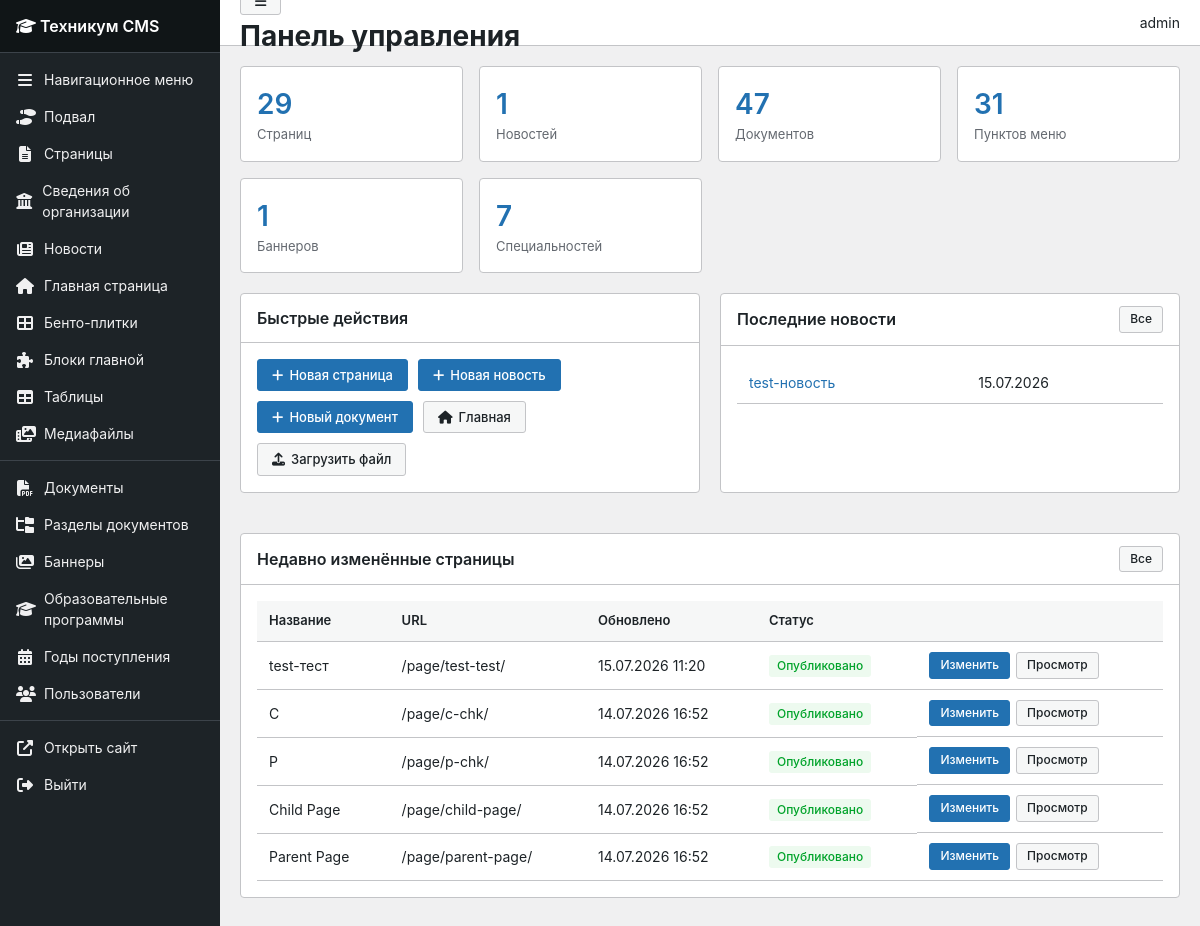
The page /panel/ (signed in) on the database as committed earlier.
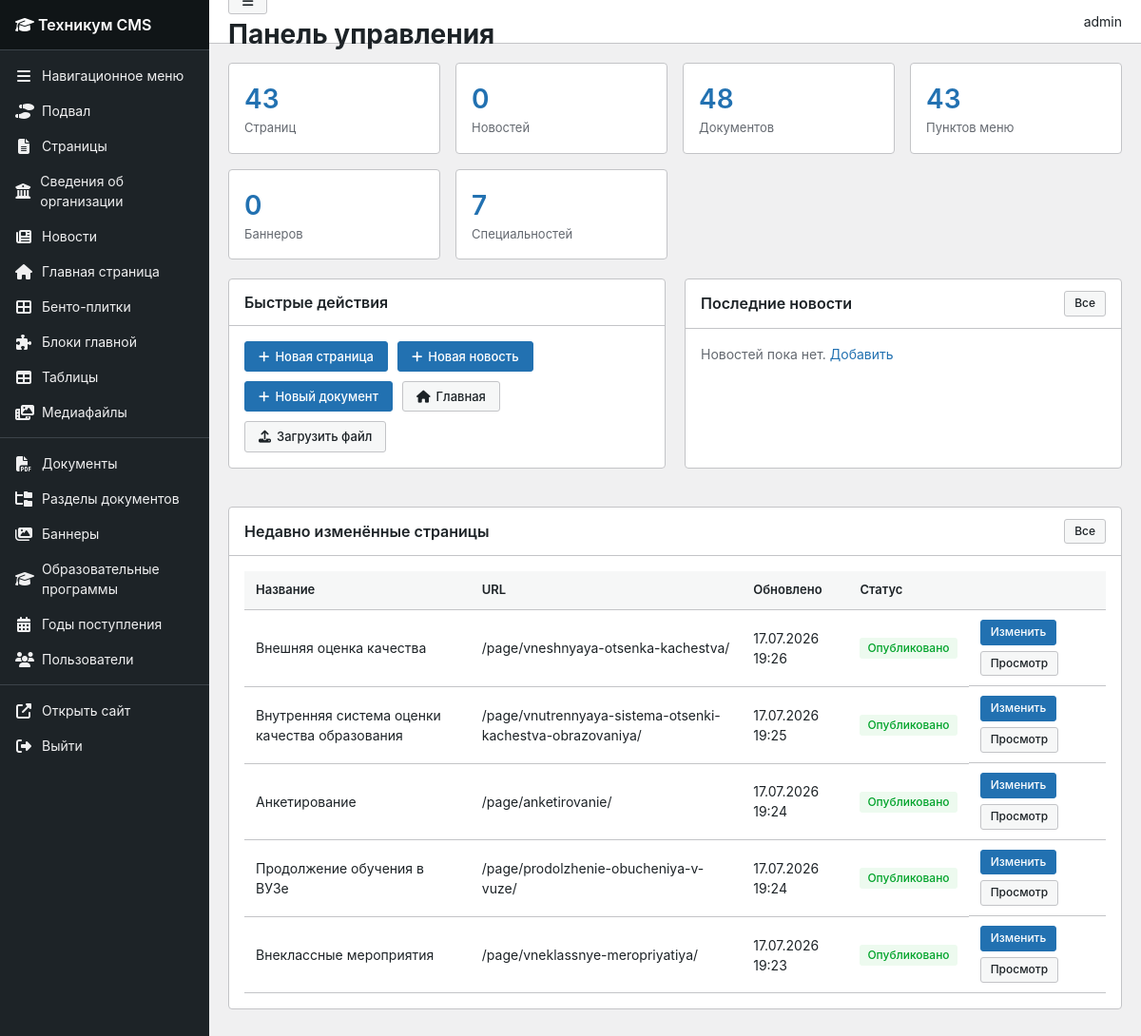
The same page on the database as committed later.
### cms/models.py (models this page shows, shortened)
class News(models.Model):
    title = models.CharField('Заголовок', max_length=200)
    slug = models.SlugField('URL', max_length=200, unique=True, blank=True)
    excerpt = models.TextField('Краткое описание', blank=True)
    content = RichTextUploadingField('Содержимое', blank=True)
    image = models.ImageField('Изображение', upload_to='news/', blank=True)
    tag = models.CharField('Тег', max_length=50, blank=True, default='Новость')
    is_published = models.BooleanField('Опубликовано', default=True)
    created_at = models.DateTimeField('Дата публикации', auto_now_add=True)
    updated_at = models.DateTimeField('Обновлено', auto_now=True)
    class Meta:
        verbose_name = 'Новость'
        verbose_name_plural = 'Новости'
        ordering = ['-created_at']

class Page(models.Model):
    title = models.CharField('Заголовок', max_length=200)
    slug = models.SlugField('URL', max_length=200, unique=True, blank=True)
    description = models.TextField('Описание', blank=True)
    content = RichTextUploadingField('Содержимое', blank=True)
    order = models.IntegerField('Порядок', default=0)
    parent = models.ForeignKey(
        'self',
        on_delete=models.SET_NULL,
        null=True,
        blank=True,
        related_name='subpages',
        verbose_name='Родительская страница'
    )
    is_published = models.BooleanField('Опубликовано', default=True)
    show_in_menu = models.BooleanField('Показывать в меню', default=False)
    meta_title = models.CharField('Meta Title', max_length=200, blank=True)
    meta_description = models.TextField('Meta Description', blank=True)
    meta_keywords = models.CharField('Meta Keywords', max_length=200, blank=True)
    created_at = models.DateTimeField('Создано', auto_now_add=True)
    updated_at = models.DateTimeField('Обновлено', auto_now=True)
    class Meta:
        verbose_name = 'Страница'
        verbose_name_plural = 'Страницы'
        ordering = ['-created_at']
    def get_absolute_url(self):
        if self.slug == 'news':
            return '/news/'
        return f'/page/{self.slug}/'

### cms/panel_views.py (the view)
# urls.py: path('', panel_views.dashboard, name='dashboard'),
@staff_required
def dashboard(request):
    stats = {
        'pages': Page.objects.count(),
        'news': News.objects.count(),
        'documents': Document.objects.count(),
        'menu_items': MenuItem.objects.count(),
        'banners': Banner.objects.count(),
        'galleries': Gallery.objects.count(),
        'programs': EducationalProgram.objects.count(),
    }
    recent_news = News.objects.order_by('-created_at')[:5]
    recent_pages = Page.objects.order_by('-updated_at')[:5]
    return render(request, 'panel/dashboard.html', {
        'stats': stats,
        'recent_news': recent_news,
        'recent_pages': recent_pages,
        'active_menu': 'dashboard',
    })

### cms/context_processors.py (called while the page is built)
def _dedupe_root_menu(items):
    items = list(items)
    best = {}
    for item in items:
        key = (item.title or '').strip().casefold()
        if not key:
            continue
        children = item.get_children().filter(is_active=True).count()
        score = (1 if item.page_id else 0, children, -item.order, item.pk)
        prev = best.get(key)
        if prev is None or score > prev[1]:
            best[key] = (item.pk, score)
    keep = {pk for pk, _ in best.values()}
    return [item for item in items if item.pk in keep]

def get_root_menu_items():
    menu_items = MenuItem.objects.filter(
        parent=None, is_active=True
    ).order_by('order', 'title')
    return _dedupe_root_menu(menu_items)

def site_context(request):
    homepage = HomePage.load()
    return {
        'site_settings': homepage,
        'menu_items': get_root_menu_items(),
    }

### cms/models.py (called while the page is built)
    @classmethod
    def load(cls):
        obj, created = cls.objects.get_or_create(pk=1)
        return obj

### cms/panel_views.py (called while the page is built)
def staff_required(view_func):
    decorated = login_required(
        user_passes_test(lambda u: u.is_staff)(view_func)
    )
    return decorated

### templates/panel/dashboard.html (shortened to what the changed rows need)
{% extends 'panel/base.html' %}
{% block content %}
<div class="wp-stats">
    <div class="wp-stat">
        <div class="wp-stat-value">{{ stats.pages }}</div>
        <div class="wp-stat-label">Страниц</div>
    </div>
    <div class="wp-stat">
        <div class="wp-stat-value">{{ stats.news }}</div>
        <div class="wp-stat-label">Новостей</div>
    </div>
    <div class="wp-stat">
        <div class="wp-stat-value">{{ stats.documents }}</div>
        <div class="wp-stat-label">Документов</div>
    </div>
    <div class="wp-stat">
        <div class="wp-stat-value">{{ stats.menu_items }}</div>
        <div class="wp-stat-label">Пунктов меню</div>
    </div>
    <div class="wp-stat">
        <div class="wp-stat-value">{{ stats.banners }}</div>
        <div class="wp-stat-label">Баннеров</div>
    </div>
</div>
<div style="display:grid;grid-template-columns:1fr 1fr;gap:20px;">
    <div class="wp-card">
        <div class="wp-card-header">
            <h2>Быстрые действия</h2>
        </div>
    </div>
    <div class="wp-card">
        <div class="wp-card-header">
            <h2>Последние новости</h2>
        </div>
        <div class="wp-card-body">
            {% if recent_news %}
            <table class="wp-table">
                {% for item in recent_news %}
                <tr>
                    <td><a href="{% url 'panel:news_edit' item.pk %}">{{ item.title|truncatechars:40 }}</a></td>
                    <td>{{ item.created_at|date:"d.m.Y" }}</td>
                </tr>
                {% endfor %}
            </table>
            {% else %}
            <p style="color:#646970;">Новостей пока нет. <a href="{% url 'panel:news_add' %}">Добавить</a></p>
            {% endif %}
        </div>
    </div>
    <div class="wp-card" style="grid-column:1/-1;">
        <div class="wp-card-header">
            <h2>Недавно изменённые страницы</h2>
        </div>
        <div class="wp-card-body">
            {% if recent_pages %}
            <table class="wp-table">
                <thead>
                    <tr>
                        <th>Название</th>
                        <th>URL</th>
                        <th>Обновлено</th>
                        <th>Статус</th>
                        <th></th>
                    </tr>
                </thead>
                <tbody>
                    {% for page in recent_pages %}
                    <tr>
                        <td>{{ page.title }}</td>
                        <td>/page/{{ page.slug }}/</td>
                        <td>{{ page.updated_at|date:"d.m.Y H:i" }}</td>
                        <td>
                            {% if page.is_published %}
                            <span class="badge badge-success">Опубликовано</span>
                            {% else %}
                            <span class="badge badge-draft">Черновик</span>
                            {% endif %}
                        </td>
                        <td class="actions">
                            <a href="{% url 'panel:page_edit' page.pk %}" class="btn btn-sm btn-primary">Изменить</a>
                            <a href="{{ page.get_absolute_url }}" target="_blank" class="btn btn-sm btn-secondary">Просмотр</a>
                        </td>
                    </tr>
                    {% endfor %}
                </tbody>
            </table>
            {% else %}
            <p style="color:#646970;">Страниц пока нет.</p>
            {% endif %}
        </div>
    </div>
</div>
{% endblock %}

Rows that differ between the two databases and show on the page:
removed News: title "test-новость", created_at "15.07.2026"
removed Page: title "test-тест", slug "test-test", updated_at "15.07.2026 11:20", is_published "Опубликовано"
removed Page: title "C", slug "c-chk", updated_at "14.07.2026 16:52", is_published "Опубликовано"
removed Page: title "P", slug "p-chk", updated_at "14.07.2026 16:52", is_published "Опубликовано"
removed Page: title "Child Page", slug "child-page", updated_at "14.07.2026 16:52", is_published "Опубликовано"
removed Page: title "Parent Page", slug "parent-page", updated_at "14.07.2026 16:52", is_published "Опубликовано"
added Page: title "Внешняя оценка качества", slug "vneshnyaya-otsenka-kachestva", updated_at "17.07.2026 19:26", is_published "Опубликовано"
added Page: title "Внутренняя система оценки качества образования", slug "vnutrennyaya-sistema-otsenki-kachestva-obrazovaniya", updated_at "17.07.2026 19:25", is_published "Опубликовано"
added Page: title "Анкетирование", slug "anketirovanie", updated_at "17.07.2026 19:24", is_published "Опубликовано"
added Page: title "Продолжение обучения в ВУЗе", slug "prodolzhenie-obucheniya-v-vuze", updated_at "17.07.2026 19:24", is_published "Опубликовано"
added Page: title "Внеклассные мероприятия", slug "vneklassnye-meropriyatiya", updated_at "17.07.2026 19:23", is_published "Опубликовано"
Other text that changed with them:
{{ stats.pages }}: "29" → "43"
{{ stats.news }}: "1" → "0"
{{ stats.documents }}: "47" → "48"
{{ stats.menu_items }}: "31" → "43"
{{ stats.banners }}: "1" → "0"
text now shown: "Новостей пока нет. Добавить"
